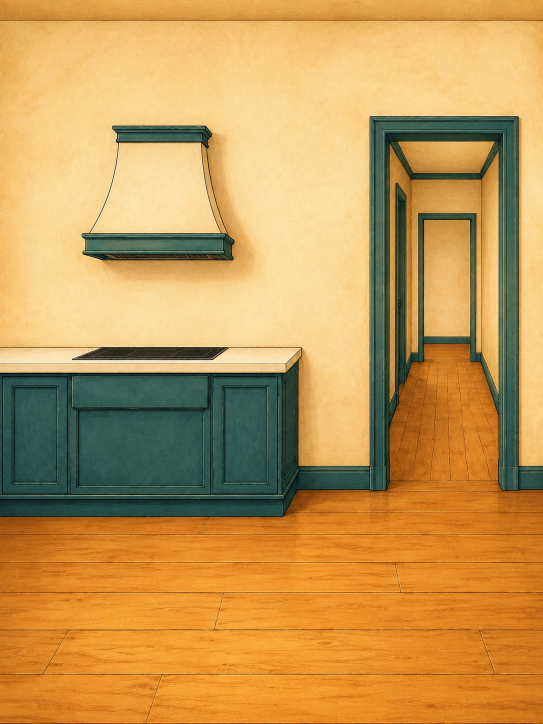
#> input picture art-source/kitchen/room.png, 1086 x 1448 px (shown at 1/2 size)
$ python -i prepare-kitchen-art.py   (imports and definitions only)
#> lines starting #> are read from the running program, lines starting #| are printed output that depends on the picture; after the words box and inside, x2 and y2 are one past the last pixel; in counts of white or black regions, pixels touching at a corner belong together
#> further down, picture is the input picture: PIL image 1086x1448 RGB; mean R, G, B 196.6, 152.6, 85
"""Reproducible local cutout cleanup, explicitly allowed by the user.
Only removes generated checker backgrounds; original drawings stay unaltered.
Run with --props --characters --room. Sources are never overwritten.
"""
from pathlib import Path
import argparse
import json
import numpy as np
from PIL import Image, ImageDraw
from scipy import ndimage as ndi

ROOT = Path(__file__).resolve().parents[1]
OUT = ROOT / 'public/levels/kitchen-v1'
REVIEW = ROOT / 'outputs/kitchen-review'

def cutout(image, enclosed=False, seeds=(), trim_halo=False):
#> called with enclosed = False, seeds = (), trim_halo = False
    rgb = np.array(image.convert('RGB'))
    v = rgb.astype(np.int16)
    neutral = (v.min(2) > 218) & (v.max(2) - v.min(2) < 17)
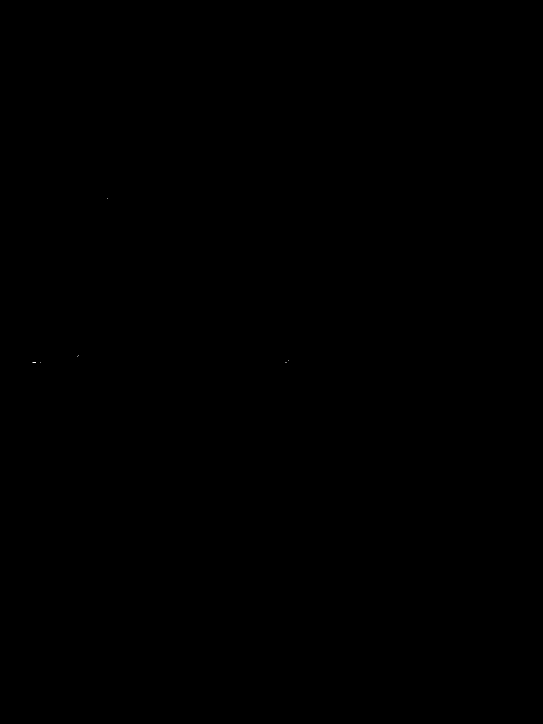
#> neutral: shape (1448, 1086) bool (shown at 1/2 size); 0% white in thin lines or dots, all inside (x1, y1, x2, y2) = (65, 397, 577, 726)
    labels, _ = ndi.label(neutral)
#> labels: shape (1448, 1086) int32; 9 distinct labels, from 0 to 8
    border = np.unique(np.concatenate((labels[0], labels[-1], labels[:, 0], labels[:, -1])))
#> border = [0]
    bg = np.isin(labels, border[border != 0])
#> bg: shape (1448, 1086) bool; every value is 0
    seeded_bg = np.zeros_like(bg)
    for x, y in seeds:
        if labels[y, x] > 0:
            seeded_bg |= labels == labels[y, x]
    if seeded_bg.any():
        # Include only the pale anti-aliased matte around a seeded checker island;
        # dark ink outlines and coloured skin/clothes are deliberately preserved.
        near_neutral = (v.min(2) > 180) & (v.max(2) - v.min(2) < 42)
        bg |= seeded_bg | (ndi.binary_dilation(seeded_bg, iterations=3) & near_neutral)
    # Optional large checker holes bounded by a prop silhouette.
    for idx, region in enumerate(ndi.find_objects(labels) if enclosed else [], 1):
        if region is None or bg[labels == idx].any():
            continue
        ys, xs = region
        block = rgb[ys, xs]
        if (labels == idx).sum() > 150 and (block.max(2) - block.min(2)).mean() < 6 and block.std() > 7:
            bg |= labels == idx
#> this loop made 0 passes
    opaque = ~bg
#> opaque: shape (1448, 1086) bool; every value is 1
    if trim_halo:
        # Generated RGB atlases carry a 1–2px checker matte outside the ink.
        # Shrink only that outside fringe, then reconstruct a clean alpha edge.
        opaque = ndi.binary_dilation(ndi.binary_erosion(opaque, iterations=3), iterations=1)
    # Remove disconnected background flecks, preserving the single object silhouette.
    groups, _ = ndi.label(opaque)
#> groups: shape (1448, 1086) int32; every value is 1
    sizes = np.bincount(groups.ravel()); sizes[0] = 0
#> after `sizes = np.bincount(groups.ravel())`: sizes = [0, 1572528]
    if sizes.size > 1:
        opaque &= np.isin(groups, np.where(sizes >= max(12, sizes.max() * .0003))[0])
    core = ndi.binary_erosion(opaque, iterations=2)
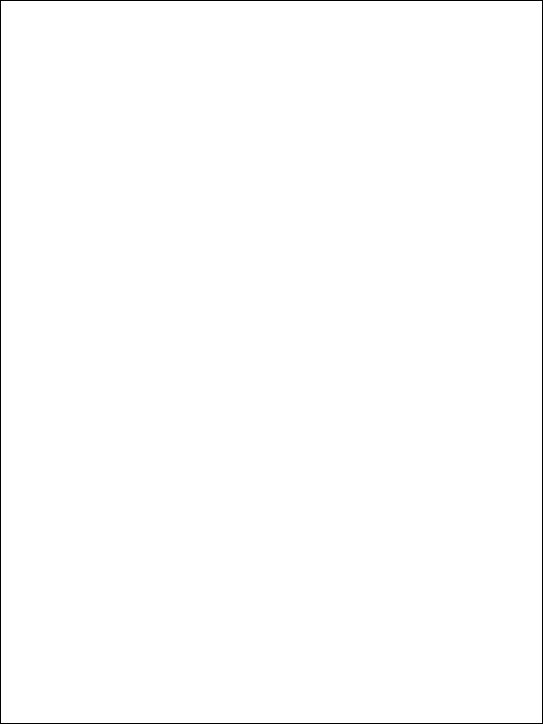
#> core: shape (1448, 1086) bool (shown at 1/2 size); 99.4% white; 1 black region, box (x1, y1, x2, y2) and area: (0, 0, 1086, 1448) 10120
    _, nearest_fg = ndi.distance_transform_edt(~core, return_indices=True)
    _, nearest_bg = ndi.distance_transform_edt(opaque, return_indices=True)
    original = rgb.astype(float); fg = original[nearest_fg[0], nearest_fg[1]]; back = original[nearest_bg[0], nearest_bg[1]]
#> after `back = original[nearest_bg[0], nearest_bg[1]]`:
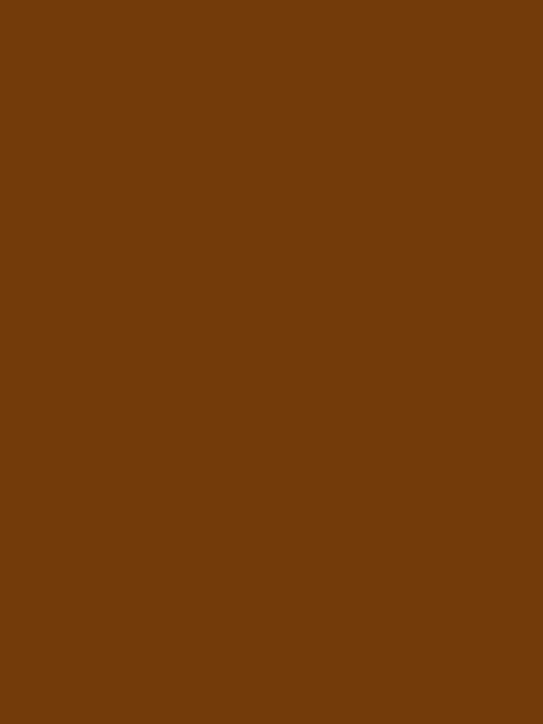
#> back: shape (1448, 1086, 3) float64 (shown at 1/2 size); mean R, G, B 113, 60, 10
    denom = ((fg - back) ** 2).sum(2)
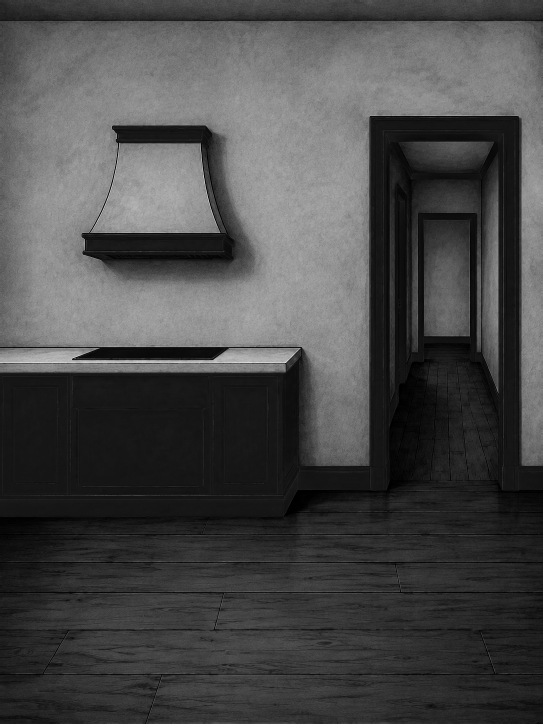
#> denom: shape (1448, 1086) float64 (shown at 1/2 size); min 1, max 111089, mean 32002.6; drawn with min black and max white
    alpha = np.clip(((original - back) * (fg - back)).sum(2) / np.maximum(denom, 1), 0, 1)
    edge = opaque & ~ndi.binary_erosion(opaque) & (rgb.min(2) > 95)
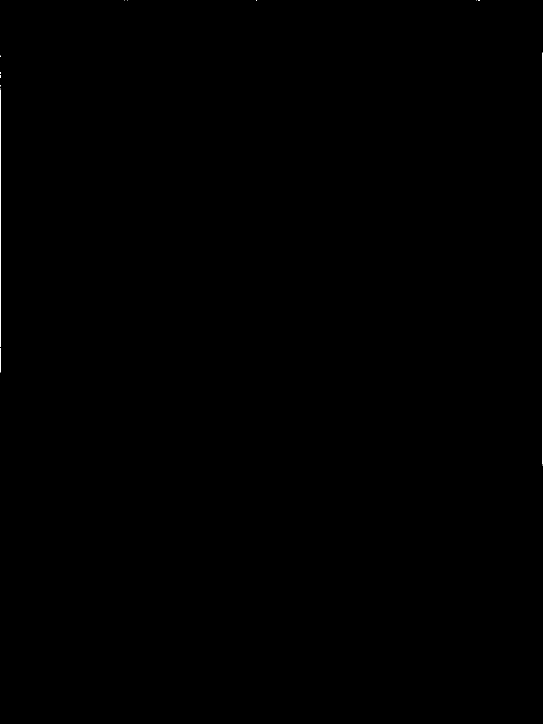
#> edge: shape (1448, 1086) bool (shown at 1/2 size); 0.09% white in thin lines or dots, all inside (x1, y1, x2, y2) = (0, 0, 1086, 931)
    a = opaque.astype(float); a[edge] = alpha[edge]
#> after `a = opaque.astype(float)`: a: shape (1448, 1086) float64; every value is 1
    original[edge] = np.clip((original[edge] - (1 - a[edge, None]) * back[edge]) / np.maximum(a[edge, None], .03), 0, 255)
    rgba = np.dstack((original.astype(np.uint8), (a * 255).astype(np.uint8)))
    rgba[rgba[:, :, 3] < 8] = 0
    return Image.fromarray(rgba)

# [44 lines left out: function main, not called in this run]

# [1 line not run here, left out]

>>> from PIL import Image
>>> picture = Image.open('../art-source/kitchen/room.png')
>>> result = cutout(picture)
